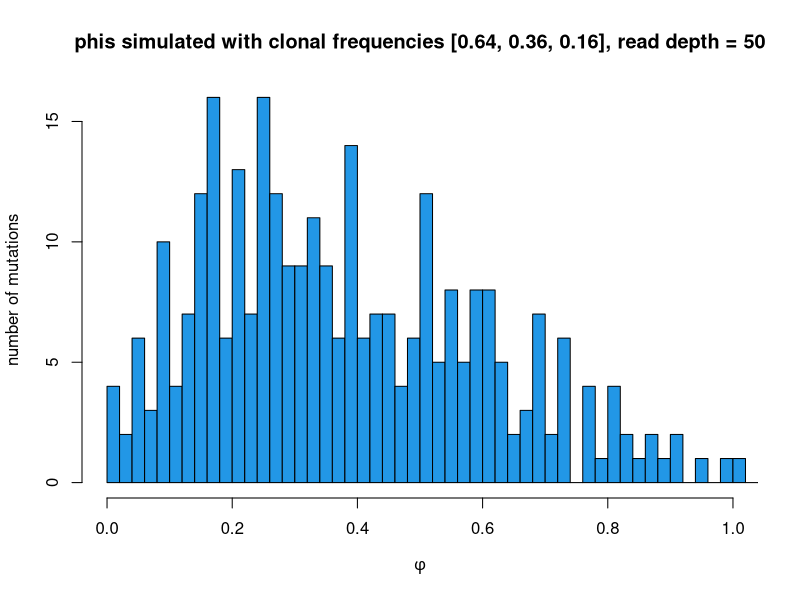
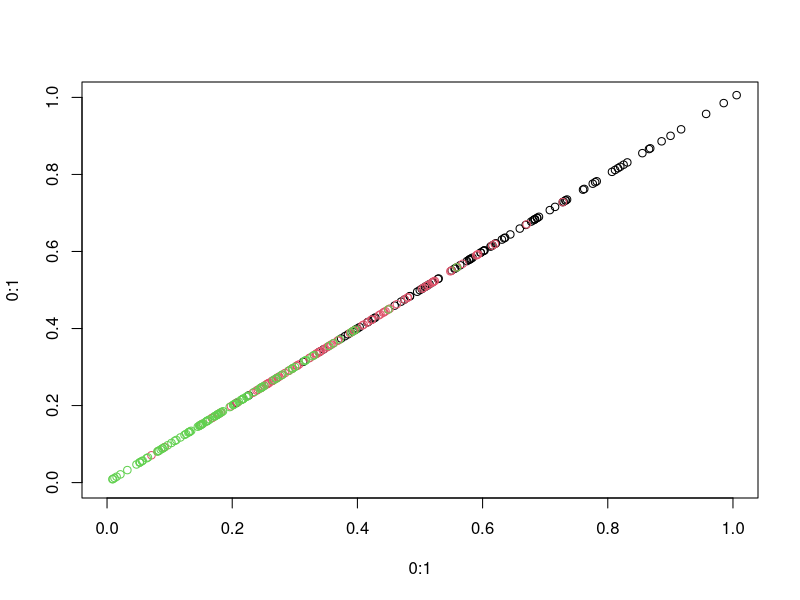

Source code (R) for these figures, in order:
#simPhi.R

#from Ian's python

generate_mutations_binom <- function(num_ssm, clonal_freqs, read_depth){

#Generate num_ssm simulated reference read counts for each clonal population.
#
#Args:
#num_ssms (int): number of ssms per population
#clonal_freqs (array of float): the population frequency of each subpopulation
#read_depth (int): simulation read depth
#Returns: 
#Array of sampled reference reads, and sampled 

  sim_ref_counts <- vector()
  sim_read_depth <- vector()
  for (clonal_freq in clonal_freqs){
    
    if (clonal_freq < 0 | clonal_freq > 1){
    stop("clonal frequency must be between 0 and 1")
    }
  
    for (i in 1:num_ssm){
      num_reads <- rpois(1, lambda = read_depth)
      ref_reads <- rbinom(1, num_reads, prob = (1 - clonal_freq + 0.5 * clonal_freq)) 
      
      if (num_reads == ref_reads){
        ref_reads = num_reads * (1 - clonal_freq + 0.5 * clonal_freq)}
      
      sim_ref_counts <- c(sim_ref_counts, ref_reads)
      sim_read_depth <- c(sim_read_depth, num_reads)

    }
  }

simBinom <- list()
simBinom$ref_counts <- sim_ref_counts
simBinom$read_depths <- sim_read_depth
  
return (simBinom)
}


generate_phis <- function(ref_counts, read_depths){

#Generate phi values from reference read counts sampled from binomial distribution
#
#Args:
#ref_counts (int): number of sampled reference reads
#read_depths (int): total number of sampled reads
#Returns:
#Sorted array of phi values

phis <- vector()

  for (i in 1:(length(ref_counts))){
    r <- ref_counts[i]
    v <- read_depths[i] - r
    phi <-  2 * rbeta(1, v + 1, r + 1)
    phis <- c(phis, phi)
  }


return (phis)
}

plotPhis <- function(phis, clonal_freqs, num_ssms, read_depth){
  
  estVars <- vector()
  trueVars <- vector()
  plot(0:1, 0:1, type = "n")
  
  for (i in 1:length(clonal_freqs)){
    print(sprintf("Cluster at mean: %f", clonal_freqs[i]))
    cluster <- phis[(1:num_ssms) + (num_ssms * (i-1))]
    freq_i <- clonal_freqs[i]
    #iEstVar <- ((2*(2 - freq_i)* freq_i) / read_depth)
    iEstVar <- ((2 - freq_i)* freq_i / read_depth) + ((2 - freq_i) * freq_i / (read_depth + 1))
    print(sprintf("Estimated variance: %f", iEstVar))
    print(sprintf("Actual variance: %f", var(cluster)))
    
    points(cluster, cluster, col = i)
    
    estVars <- c(estVars, iEstVar)
    trueVars <- c(trueVars, var(cluster))
  }
  
  return(list(estVars, trueVars))
}
    
num_ssms <- 100
clonal_freqs <- c(0.64, 0.36, 0.16)
read_depth <- 50

simDat <- generate_mutations_binom(num_ssms, clonal_freqs, read_depth)
#hist(simDat$ref_counts)

simPhis <- generate_phis(simDat$ref_counts, simDat$read_depths)
hist(simPhis, col=4,  breaks = 50, xlim = c(0, 1),
     main = sprintf("phis simulated with clonal frequencies [%s], read depth = %i", 
                    paste(clonal_freqs, collapse = ", "), read_depth),
     ylab = "number of mutations",
     xlab = expression(phi)
)


plotPhis(simPhis, clonal_freqs, num_ssms, read_depth)

#[END]